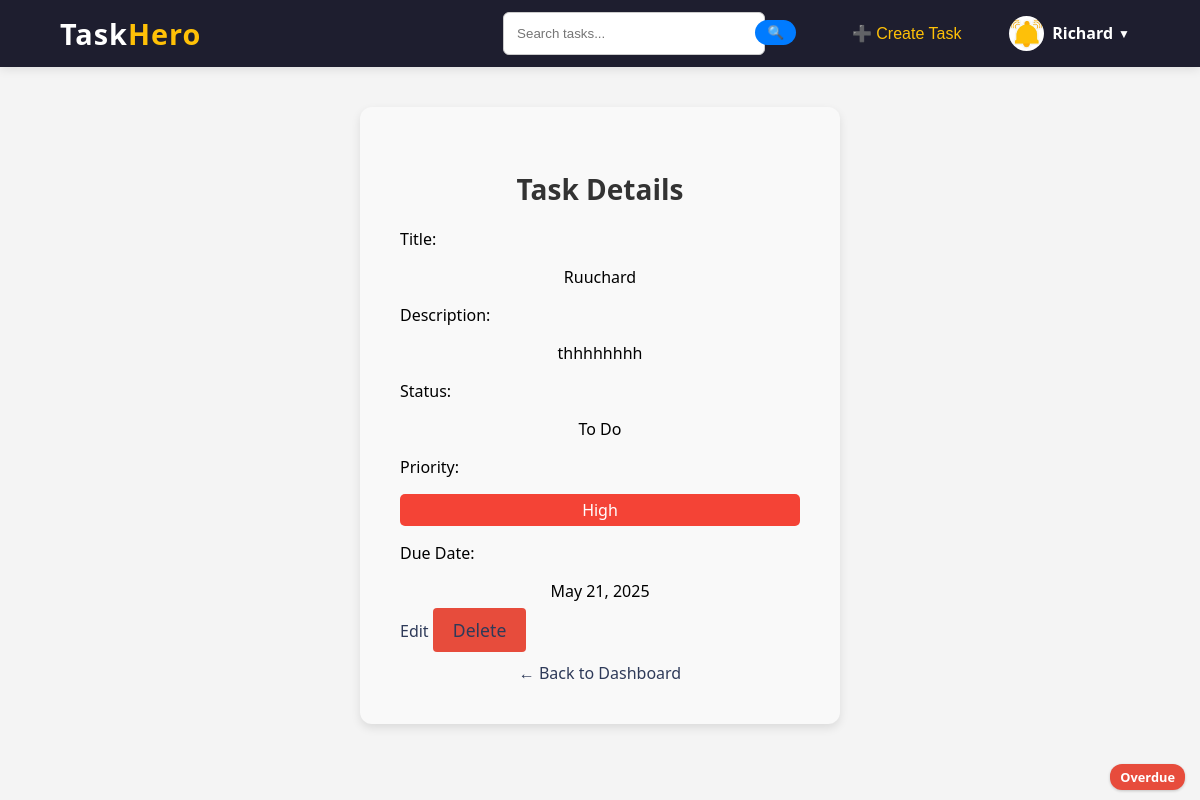
The app's page /task/22/ (signed in) with its own data.
### core/models.py (models this page shows, shortened)
class Task(models.Model):
    STATUS_CHOICES = [
        ('to_do', 'To Do'),
        ('in_progress', 'In Progress'),
        ('completed', 'Completed'),
    ]
    PRIORITY_CHOICES = [
        ('low', 'Low'),
        ('medium', 'Medium'),
        ('high', 'High'),
    ]
    title = models.CharField(max_length=255)
    description = models.TextField()
    due_date = models.DateField()
    status = models.CharField(max_length=20, choices=STATUS_CHOICES, default='to_do')
    priority = models.CharField(max_length=20, choices=PRIORITY_CHOICES, default='low')
    user = models.ForeignKey(User, on_delete=models.CASCADE, related_name='tasks')  # Link task to user

### core/views.py (the view)
# urls.py: path('task/<int:task_id>/', views.task_detail, name='task_detail'),
@login_required
def task_detail(request, task_id):
    task = get_object_or_404(Task, id=task_id, user=request.user)  # Ensure only the task owner can view it
    return render(request, 'core/task_detail.html', {'task': task, 'today': date.today()})

### core/templates/core/task_detail.html
{% extends 'core/base.html' %}
{% load static %}
{% block content %}
<div class="form-container">
  <h2 class="form-title">Task Details</h2>
  <div class="task-detail-group">
    <label>Title:</label>
    <p>{{ task.title }}</p>
  </div>
  <div class="task-detail-group">
    <label>Description:</label>
    <p>{{ task.description|default:"No description provided." }}</p>
  </div>
  <div class="task-detail-group">
    <label>Status:</label>
    <p>{{ task.get_status_display }}</p>
  </div>
  <div class="task-detail-group">
    <label>Priority:</label>
    <p class="priority {{ task.priority }}">{{ task.get_priority_display }}</p>
  </div>
  <div class="task-detail-group">
    <label>Due Date:</label>
    <p>{{ task.due_date }}</p>
  </div>
  {% if task.due_date < today %}
    <div class="overdue-label">Overdue</div>
  {% elif task.due_date == today %}
    <div class="overdue-label">Last Day</div>
  {% endif %}
  <div class="task-detail-actions">
    <a href="{% url 'edit_task' task.pk %}" class="btn edit-btn">Edit</a>
    <a href="{% url 'delete_task' task.pk %}" class="btn delete-btn">Delete</a>
  </div>
  <a href="{% url 'dashboard' %}" class="back-link">← Back to Dashboard</a>
</div>
{% endblock %}

### core/templates/core/base.html (shortened to what this page needs)
{% load static %}
<!DOCTYPE html>
<html lang="en">
<head>
    <link rel="stylesheet" href="{% static 'core/style.css' %}">
    <link rel="stylesheet" href="https://cdnjs.cloudflare.com/ajax/libs/animate.css/4.1.1/animate.min.css"/>
</head>
<body>
    <nav class="navbar">
        <div class="container">
            <div class="logo">Task<span>Hero</span></div>
            <div class="nav-links">
                {% if user.is_authenticated %}
                <form action="{% url 'search_tasks' %}" method="get" class="search-form">
                  <input type="text" name="q" placeholder="Search tasks..." required>
                  <button type="submit">🔍</button>
                </form>
                <form action="{% url 'create_task'%}" method="post" class="logout-form">
                    <button type="submit" class="create-btn">➕ Create Task</button>
                </form>
                  <div class="profile-dropdown">
                    <div class="profile-toggle" onclick="toggleDropdown()">
                        {% if profile.profile_picture %}
                            <img src="{{ profile.profile_picture.url }}" alt="Profile Picture" class="profile-img">
                        {% else %}
                            <img src="{% static 'core/images/reminder2.jpeg' %}" alt="Default Profile Picture" class="profile-img">
                        {% endif %}
                        <span class="profile-name">{{ user.first_name|title }}</span>
                        <span class="dropdown-icon">▼</span>
                    </div>
                  </div>
                {% endif %}
            </div>
        </nav>
    <div class="content">
        {% block content %}
        {% endblock %}
    </div>
</body>
</html>

### core/static/core/style.css (style rules this page uses)
body { font-family: 'Segoe UI', sans-serif; margin: 0; padding: 0; background: #f4f4f4; }
.navbar { background-color: #1e1e2f; padding: 4px 0; box-shadow: 0 2px 10px rgba(0,0,0,0.1); position: sticky; top: 0; z-index: 1000; }
.navbar .container { width: 90%; max-width: 1200px; margin: 0 auto; display: flex; justify-content: space-between; align-items: center; }
.logo { font-size: 1.8rem; color: #ffffff; font-weight: bold; letter-spacing: 1px; }
.logo span { color: #ffc107; }
.nav-links { display: flex; gap: 25px; align-items: center; }
.nav-links a, .logout-form button { color: #FFC107; text-decoration: none; font-weight: 500; font-size: 1rem; background: none; border: none; cursor: pointer; transition: color 0.3s ease; }
.logout-form { display: inline; }
.nav-links a, .logout-form button { position: relative; }
.nav-links a::after, .logout-form button::after { content: ''; position: absolute; left: 0; bottom: -4px; width: 0; height: 2px; background-color: #ffc107; transition: width 0.3s ease; }
.profile-dropdown { position: relative; display: inline-block; }
.profile-toggle { display: flex; align-items: center; cursor: pointer; padding: 5px 10px; border-radius: 20px; color: white; transition: background 0.3s ease; }
.profile-img { width: 35px; height: 35px; border-radius: 50%; object-fit: cover; margin-right: 8px; }
.profile-name { font-weight: bold; margin-right: 5px; }
.dropdown-icon { font-size: 12px; }
.form-container { max-width: 400px; background: white; margin: 3rem auto; padding: 2rem; border-radius: 10px; box-shadow: 0 8px 16px rgba(0,0,0,0.1); }
h2 { text-align: center; color: #2e3a59; }
form { display: flex; flex-direction: column; }
form input[type="text"], form input[type="password"], form input[type="email"] { padding: 0.8rem; margin: 0.5rem 0; border: 1px solid #ccc; border-radius: 6px; }
form button { background-color: #2e3a59; color: white; padding: 0.8rem; margin-top: 1rem; border: none; border-radius: 6px; cursor: pointer; font-weight: bold; }
.form-container p { margin-top: 1rem; text-align: center; }
.form-container a { color: #2e3a59; text-decoration: none; font-weight: 500; }
.priority { padding: 5px 15px; border-radius: 5px; color: white; height: fit-content; }
.priority.high { background-color: #f44336; }
.overdue-label { position: absolute; bottom: 10px; right: 15px; background-color: #e74c3c; color: white; padding: 4px 10px; border-radius: 12px; font-size: 0.8rem; font-weight: bold; box-shadow: 0 1px 3px rgba(0, 0, 0, 0.2); }
.form-container { max-width: 400px; margin: 40px auto; padding: 40px; background-color: #f9f9f9; border-radius: 12px; box-shadow: 0 4px 10px rgba(0, 0, 0, 0.1); }
.form-title { text-align: center; font-size: 28px; margin-bottom: 20px; color: #333; }
.back-link { display: block; text-align: center; margin-top: 20px; color: #3f51b5; text-decoration: none; font-weight: 500; }
.delete-btn { background-color: #e74c3c; color: white; padding: 10px 20px; font-size: 1.1em; border: none; border-radius: 4px; cursor: pointer; margin: 0; transition: background-color 0.3s ease; }
.create-btn { margin: 0; }
.search-form { width: 30vw; display: flex; justify-content: space-around; align-items: center; position: relative; }
.search-form input { padding: 5px 10px; border-radius: 20px; border: 1px solid #ccc; width: 65%; }
.search-form button { background-color: #007bff; color: white; padding: 5px 12px; border: none; border-radius: 20px; cursor: pointer; transition: background-color 0.3s ease; position: absolute; top: 0%; right: 5%; }

### records on screen
Task: title "Ruuchard", description "thhhhhhhh", status "To Do", priority "High", due_date "May 21, 2025"

### other values on screen
{{ user.first_name|title }} "Richard"
